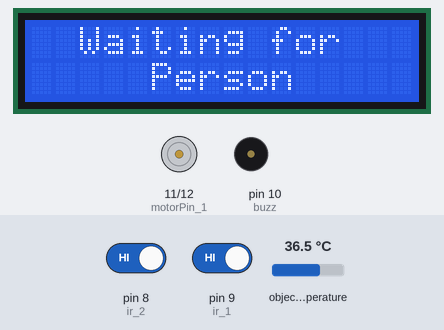
The sketch below on a simulated Arduino Uno, built with avr-gcc and run on an emulated ATmega328P. Parts: 16×2 character LCD, motor-driver pin pairs drawn as motors (green arrow = first pin HIGH = forward, orange = second pin HIGH = backward, longer = more drive), buzzer (waves = sounding, pin HIGH). Inputs (shaded band) come from the test bench; at power-on: pin 9 (ir_1) HIGH, pin 8 (ir_2) HIGH, object temperature 36.5 °C. What the sketch prints to the serial monitor is not drawn.

Above: at 4.2 s.
4.3 s: pin 9 (ir_1) driven LOW
At 6.4 s:
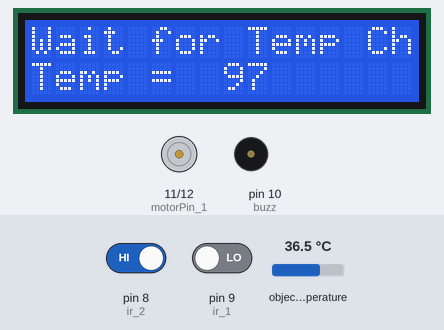
6.7 s: pin 8 (ir_2) driven LOW
At 8.8 s:
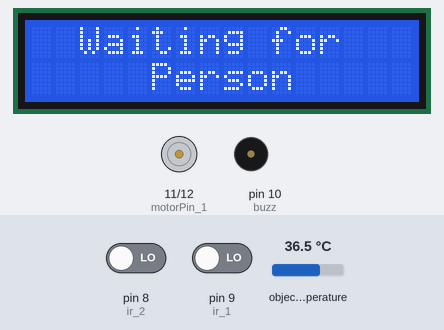
8.9 s: pin 9 (ir_1) driven HIGH
At 10.2 s:
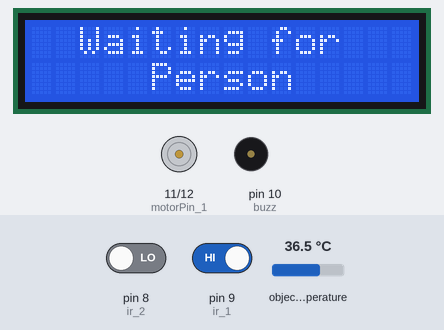
10.5 s: pin 9 (ir_1) driven LOW
At 11.0 s:
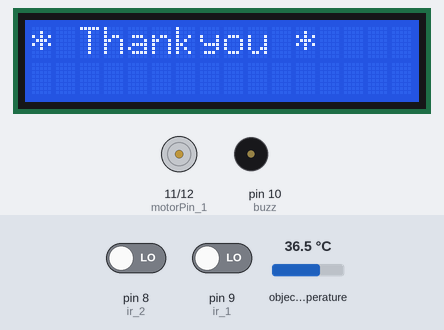
13.2 s: pin 8 (ir_2) driven HIGH
At 13.43 s:
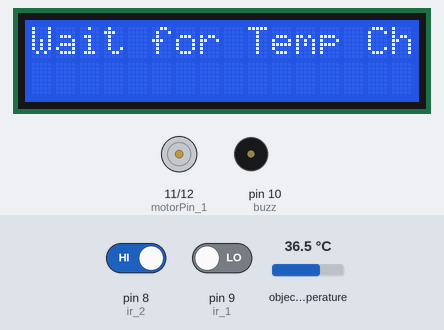
Timing chart, 0 to 16.2 s (numbered marks = the images above; inputs shaded):
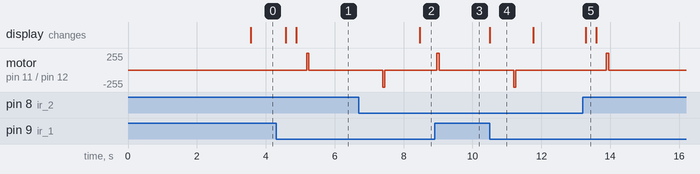

The sketch:

covid_entry_and_exit.ino
```cpp
//** Created by Hrithvik Maheshwari on 14-03-2022 3:09 AM **\\

#include <LiquidCrystal.h> // LCD library
#include <Adafruit_MLX90614.h> // Temperature sensor library
#include <avr/io.h> // Inpu-Output library

Adafruit_MLX90614 mlx = Adafruit_MLX90614(); // initializing temperature sensor
const int rs = 2, en = 3, d4 = 4, d5 = 5, d6 = 6, d7 = 7; // LCD pin declaration
LiquidCrystal lcd(rs, en, d4, d5, d6, d7); // LCD initializing
const int ir_1 = 9; // IR 1 pin declaration
const int ir_2 = 8; // IR 2 pin declaration
const int buzz = 10; // Buzzer pin declaration
const int motorPin_1 = 11;// Pin 1 L293D
const int motorPin_2 = 12;// Pin 2 L293D

void setup()
{
  lcd.begin(16, 2); // starting LCD
  lcd.setCursor(4, 0); // Setting cursor
  lcd.print("Welcome"); // printing welcome message on LCD
  delay(3000);
  pinMode(9, INPUT); // IR 1 pin initializing
  pinMode(8, INPUT); // IR 2 pin initializing
  pinMode(motorPin_1, OUTPUT); // motor pin initialization
  pinMode(motorPin_2, OUTPUT);
  pinMode(buzz, OUTPUT); // buzzer initialization
  digitalWrite(buzz, LOW);
  Serial.begin(9600);
  mlx.begin(); // starting temperature sensor
}

void loop()
{
  // Reading IR Sensors
  int ir_1_state = digitalRead(ir_1);
  int ir_2_state = digitalRead(ir_2);
  if ((ir_1_state == LOW) && (ir_2_state == HIGH))
  {
    entry(); // calling entry function
  }
  else if ((ir_1_state == HIGH) && (ir_2_state == LOW))
  {
    exit_(); // calling exit function
  }
  else
  {
    // Printing msg if no person found
    delay(500);
    lcd.clear();
    lcd.setCursor(2, 0);
    lcd.print("Waiting for");
    lcd.setCursor(5, 1);
    lcd.print("Person");
  }
}


void entry()
{
  lcd.clear();
  lcd.setCursor(0, 0);
  lcd.print("Wait for Temp Check ");
  delay(300);
  temperature(); // calling temperature checking function
  second_check(); // checking for second IR input
}


void exit_()
{
  gate_open();
  delay(500);
  first_check(); // checking for First IR input
}


void temperature()
{
  int temp_obj = mlx.readObjectTempF(); // Reading temperature
  lcd.setCursor(0, 1);
  lcd.print("Temp = " );
  lcd.setCursor(8, 1);
  lcd.print(temp_obj);
  delay(300);
  if (temp_obj <= 99) // checking temperature range
  {
    gate_open(); // calling gate opening function
  }
  else
  {
    // if temperature is high than normal temperature then buzzer will ring
    digitalWrite(buzz, HIGH);
    delay(2000);
    lcd.clear();
    lcd.setCursor(4, 0);
    lcd.print("High Temperature");
    delay(1000);
    digitalWrite(buzz, LOW);
    temperature(); // calling temperature function in recrusion
  }
  delay(1000);
}


void first_check()
{
  int ir_1_state = digitalRead(ir_1); // reading input from ir sensor
  if (ir_1_state == LOW)
  {
    lcd.clear();
    lcd.setCursor(0, 0);
    lcd.print("* Thankyou *");
    gate_close(); // calling closing gate function
  }
  else
  {
    first_check(); // calling function in recrusion
  }
}


void second_check()
{
  int ir_2_state = digitalRead(ir_2); // reading input from ir sensor
  if (ir_2_state == LOW)
  {
    gate_close(); // calling closing gate function
    delay(500);
  }
  else
  {
    second_check(); // calling function in recrusion
  }
}


void gate_open()
{
  // delay based gate opening command
  digitalWrite(motorPin_1, HIGH);
  digitalWrite(motorPin_2, LOW);
  Serial.print("MOTORS ON");
  delay(60);
  motor_off(); // calling motor swithing off function
}


void gate_close()
{
  // delay based gate closing command
  delay(700);
  digitalWrite(motorPin_1, LOW);
  digitalWrite(motorPin_2, HIGH);
  Serial.print("MOTORS on");
  delay(60);
  motor_off(); // calling motor swithing off function
}

void motor_off()
{
  // turning motor off command
  digitalWrite(motorPin_1, LOW);
  digitalWrite(motorPin_2, LOW);
  Serial.print("MOTORS OFF");
}
```

Measured:
- after the input at 4.3 s, motor on pin 11 (motorPin_1) / pin 12 (motorPin_2): stopped → forward 255/255 after 0.89 s, → stopped 0.06 s later; the display: first changes after 0.28 s (image 1 shows a later state)
- after the input at 6.7 s, motor on pin 11 (motorPin_1) / pin 12 (motorPin_2): stopped → backward 255/255 after 0.70 s, → stopped 0.06 s later; the display: changes after 1.8 s (image 2)
- after the input at 8.9 s, motor on pin 11 (motorPin_1) / pin 12 (motorPin_2): stopped → forward 255/255 after 0.07 s, → stopped 0.06 s later
- after the input at 10.5 s, motor on pin 11 (motorPin_1) / pin 12 (motorPin_2): stopped → backward 255/255 after 0.70 s, → stopped 0.06 s later; the display: changes at once (image 4)
- after the input at 13.2 s, motor on pin 11 (motorPin_1) / pin 12 (motorPin_2): stopped → forward 255/255 after 0.69 s, → stopped 0.06 s later; the display: changes after 0.09 s (image 5)
- what the display in image 4 shows lasts 1.3 s, from 10.5 s to 11.8 s
